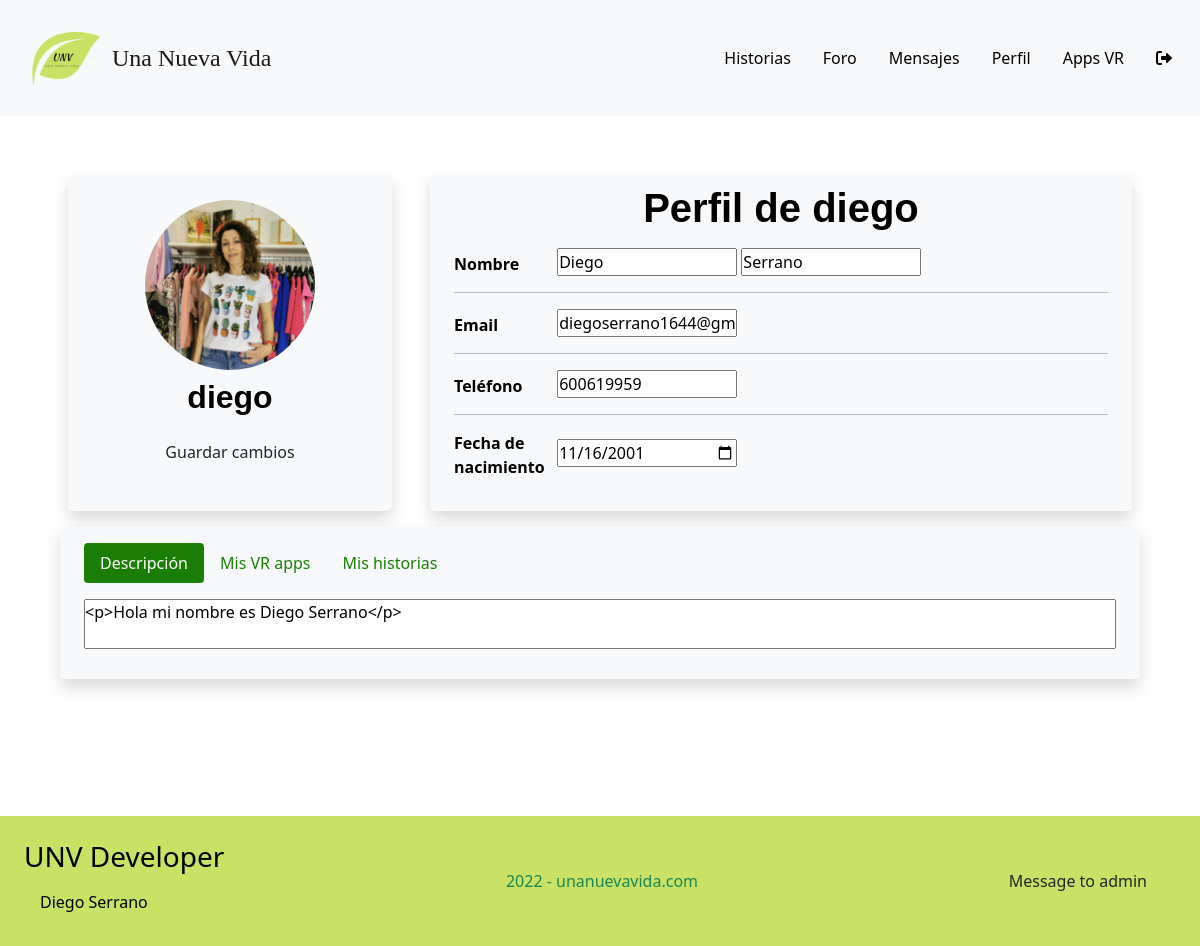
Before: /web/index.php?ctl=modificarPerfil&id=70 (signed in) with the older database file.
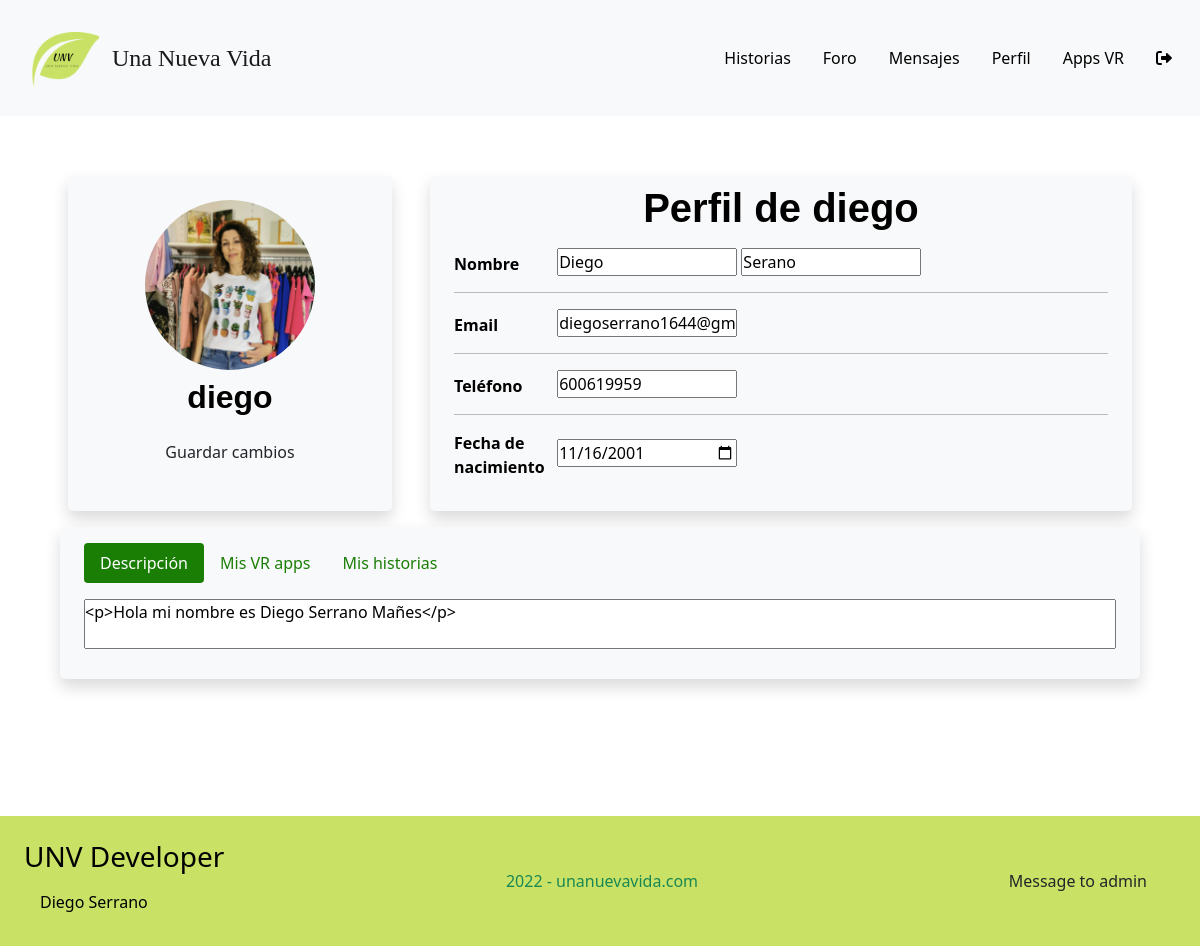
After: the same page with the newer database file.
### tables this page shows
CREATE TABLE `usuarios` (
  `id_usuario` int(11) NOT NULL,
  `usuario` varchar(10) NOT NULL,
  `password` varchar(200) NOT NULL,
  `nombre` varchar(20) NOT NULL,
  `apellidos` varchar(40) DEFAULT NULL,
  `email` varchar(40) NOT NULL,
  `telefono` varchar(12) DEFAULT NULL,
  `fecha_nac` date DEFAULT NULL,
  `descripcion` text DEFAULT NULL,
  `vr_apps` text DEFAULT NULL,
  `foto_perfil` varchar(100) NOT NULL,
  `fecha_creacion` datetime NOT NULL DEFAULT current_timestamp(),
  `rol` int(11) NOT NULL,
  `activo` int(11) NOT NULL,
  `google` tinyint(4) NOT NULL
);

### app/controladores/cUsuarios.php (called while the page is built, shortened)
<?php
class cUsuarios
{
    public function modificarPerfil()
    {
        try {
            $usuario = new Usuario();
            $params = $usuario->getUsuario($_SESSION['id_usuario']);
        } catch (Exception $e) {
            error_log($e->getMessage() . microtime() . PHP_EOL, 3, "logExceptio.txt");
            header('Location: index.php?ctl=error');
        } catch (Error $e) {
            error_log($e->getMessage() . microtime() . PHP_EOL, 3, "logError.txt");
            header('Location: index.php?ctl=error');
        }
        require __DIR__ . '/../vistas/vModificarPerfil.php';
    }
}

### app/modelos/Model.php (called while the page is built, shortened)
<?php
class Model extends PDO {
    public function __construct()
    {
            $this->conexion = new PDO('mysql:host=' . Config::$mvc_bd_hostname . ';dbname=' . Config::$mvc_bd_nombre . '', Config::$mvc_bd_usuario, Config::$mvc_bd_clave);
    }
}
?>

### app/modelos/classUsuario.php (called while the page is built, shortened)
<?php
class Usuario extends Model {
    public function getUsuario($id) {
        $consulta = "SELECT * FROM usuarios WHERE id_usuario=:id";
        $result = $this->conexion->prepare($consulta);
        $result->bindParam(':id', $id);
        if ($result->execute()) {
            return $result->fetch(PDO::FETCH_ASSOC);
        } else {
            return false;
        }
    }
}
?>

### app/vistas/vModificarPerfil.php (the view, shortened to what this page needs)
<main class="container-fluid perfilContainer" id="perfilContainer">
	<form
		action="<?php echo "index.php?ctl=modificarPerfil&id=" . $_SESSION['id_usuario']?>" method="POST" id="form1" enctype="multipart/form-data">
		<div class="row justify-content-center">
			<div
				class="d-grid mb-3 col-12 col-md-3 bg-light border-2 border-dark rounded-3 shadow imgContainerP">
				<input type="file" id="foto_perfil" name="foto_perfil"> <a
					href="javascript:document.getElementById('foto_perfil').click();"
					class="rounded-circle text-center mx-auto"> <img
					class="rounded-circle mt-4 imgPfpH"
					src="<?php echo $params['foto_perfil'] ?>"
					title="Click to change profile pic" alt="Picture"></a>
				<h2 class="fw-bold text-center"><?php echo $params['usuario'] ?></h2>
				<a class="text-center mb-3"><button type="submit" form="form1"
						class="btn colorSecundario w-75 text-center mb-3" name="saveChanges">Guardar
						cambios</button></a>
			</div>
			<div
				class="col-12 col-md-8 bg-light border-2 border-dark rounded-3 shadow pt-2 pb-3 px-4 mb-3 infoContainer">
				<h1 class="fw-bold text-center mb-3">Perfil de <?php echo $params['usuario'] ?></h1>
				<p>
					<span class="d-inline-block fw-bold me-4 align-middle">Nombre</span>
					<input type="text" id="nombre" name="nombre"
						value="<?php echo $params['nombre'] ?>" placeholder="First name"
						required></input> <input type="text" id="apellidos" name="apellidos"
						value="<?php echo (isset($params['apellidos']))?$params['apellidos']:"" ?>"
						placeholder="Last name"></input>
				</p>
				<hr>
				<p>
					<span class="d-inline-block fw-bold me-4 align-middle">Email</span>
					<input type="email" id="email" name="email"
						value="<?php echo $params['email'] ?>" placeholder="Email"
						required></input>
				</p>
				<hr>
				<p>
					<span class="d-inline-block fw-bold me-4 align-middle">Teléfono</span>
					<input type="tel" id="tel" name="tel"
						value="<?php echo (isset($params['telefono']) && !empty($params['telefono']))? $params['telefono']:"" ?>"></input>
				</p>
				<hr>
				<p>
					<span class="d-inline-block fw-bold me-4 align-middle">Fecha de nacimiento</span>
					<input type="date" id="fNacimiento" name="fNacimiento"
						value="<?php echo $params['fecha_nac'] ?>"></input>
				</p>
			</div>
		</div>
		<div class="row justify-content-center">
			<div
				class="col-12 col-md-12 bg-light border-2 border-dark rounded-3 shadow pt-3 pb-4 px-4 extraContainer">
				<ul class="nav nav-pills mb-3" id="pills-tab" role="tablist">
					<li class="nav-item" role="presentation">
						<button class="nav-link active" id="pills-desc-tab"
							data-bs-toggle="pill" data-bs-target="#pills-desc" type="button"
							role="tab" aria-controls="pills-desc" aria-selected="true">Descripción</button>
					</li>
					<li class="nav-item" role="presentation">
						<button class="nav-link" id="pills-vr_apps-tab"
							data-bs-toggle="pill" data-bs-target="#pills-vr_apps"
							type="button" role="tab" aria-controls="pills-vr_apps"
							aria-selected="false">Mis VR apps</button>
					</li>
					<li class="nav-item" role="presentation">
						<button class="nav-link" id="pills-historias-tab"
							data-bs-toggle="pill" data-bs-target="#pills-historias"
							type="button" role="tab" aria-controls="pills-historias"
							aria-selected="false">Mis historias</button>
					</li>
				</ul>
				<div class="tab-content" id="pills-tabContent">
					<div class="tab-pane fade show active text-justify" id="pills-desc"
						role="tabpanel" aria-labelledby="pills-desc-tab">
						<textarea id="descripcion" name="descripcion" onkeyup="textAreaAdjust(this)"><?php echo (isset($params['descripcion']))?$params['descripcion']:"" ?></textarea>
					</div>
				</div>
			</div>
		</div>
	</form>
</main>
<?php include __DIR__ . './layout.php' ?>

Changed rows visible on the page:
changed usuarios "diego": apellidos "Serrano" → "Serano"; descripcion "<p>Hola mi nombre es Diego Serrano</p>" → "<p>Hola mi nombre es Diego Serrano Mañes</p>"
